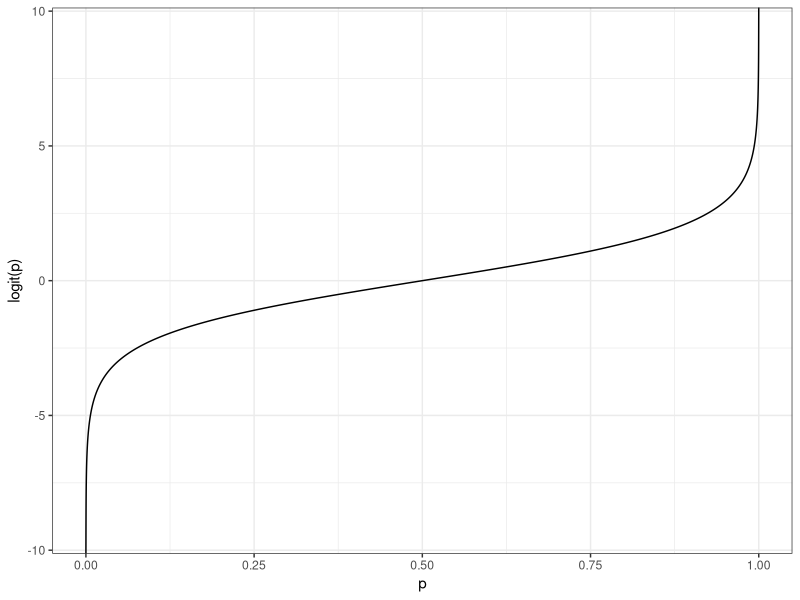

Reproduce this figure in R.
## ---- chunk 1
library(knitr)
opts_chunk$set(error = TRUE)
opts_chunk$set(warning=FALSE)
opts_chunk$set(message=FALSE)
opts_chunk$set(results="hold")
opts_chunk$set(cache=F)
opts_chunk$set(  tidy=TRUE,size="small")
opts_chunk$set(tidy.opts=list(width.cutoff=60))
options(digits = 3, scipen = 3)
## ---- chunk 2
library(ggplot2)
p <- seq(from=0, to=1, by=0.0001)
logit <- log(p/(1-p))

dat <- as.data.frame(cbind(p,logit))

ggplot(dat, aes(p, logit)) + geom_line() + xlab("p") + ylab("logit(p)") + theme_bw()

